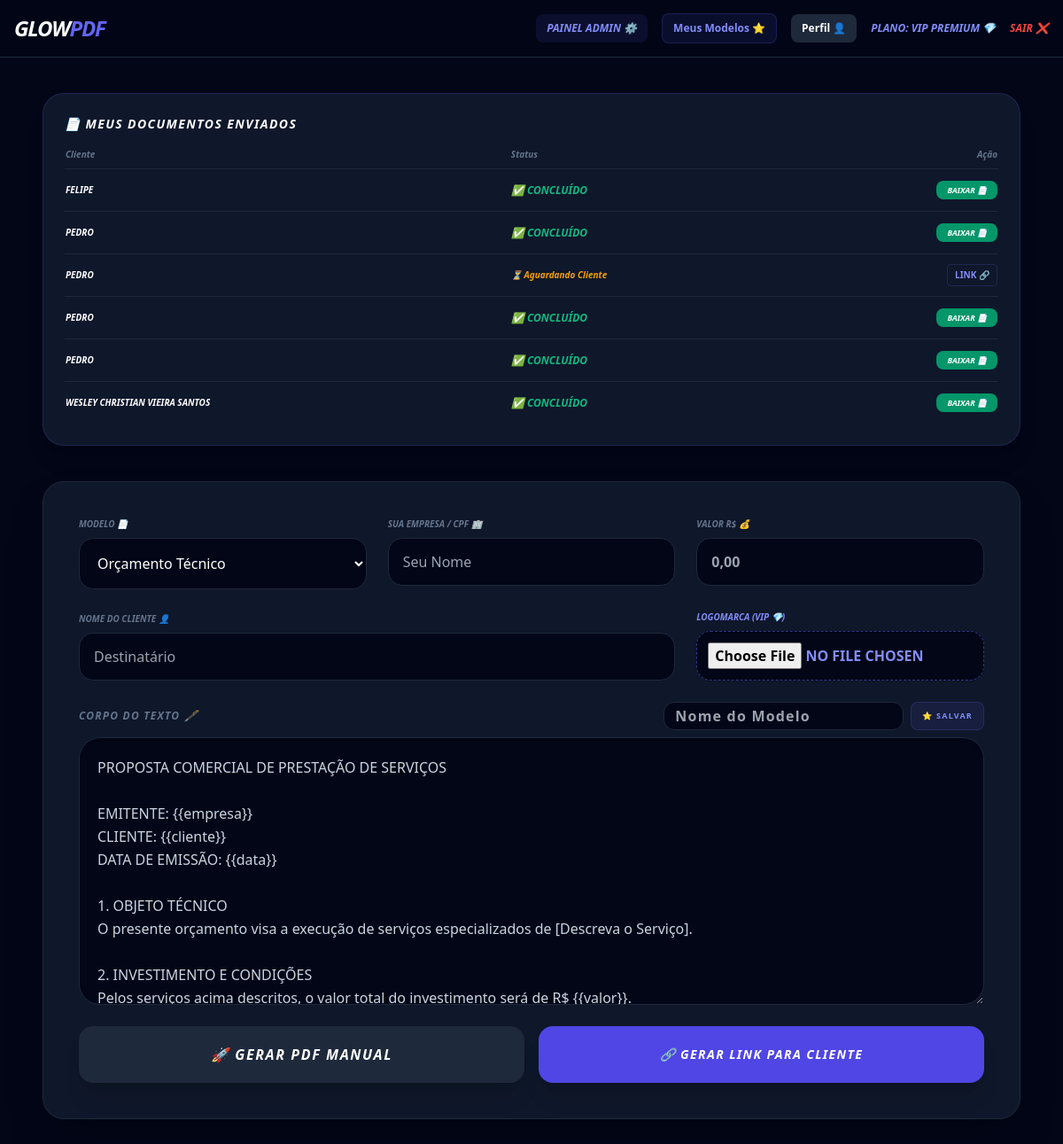
The page /index.php (signed in) on the database as committed earlier.
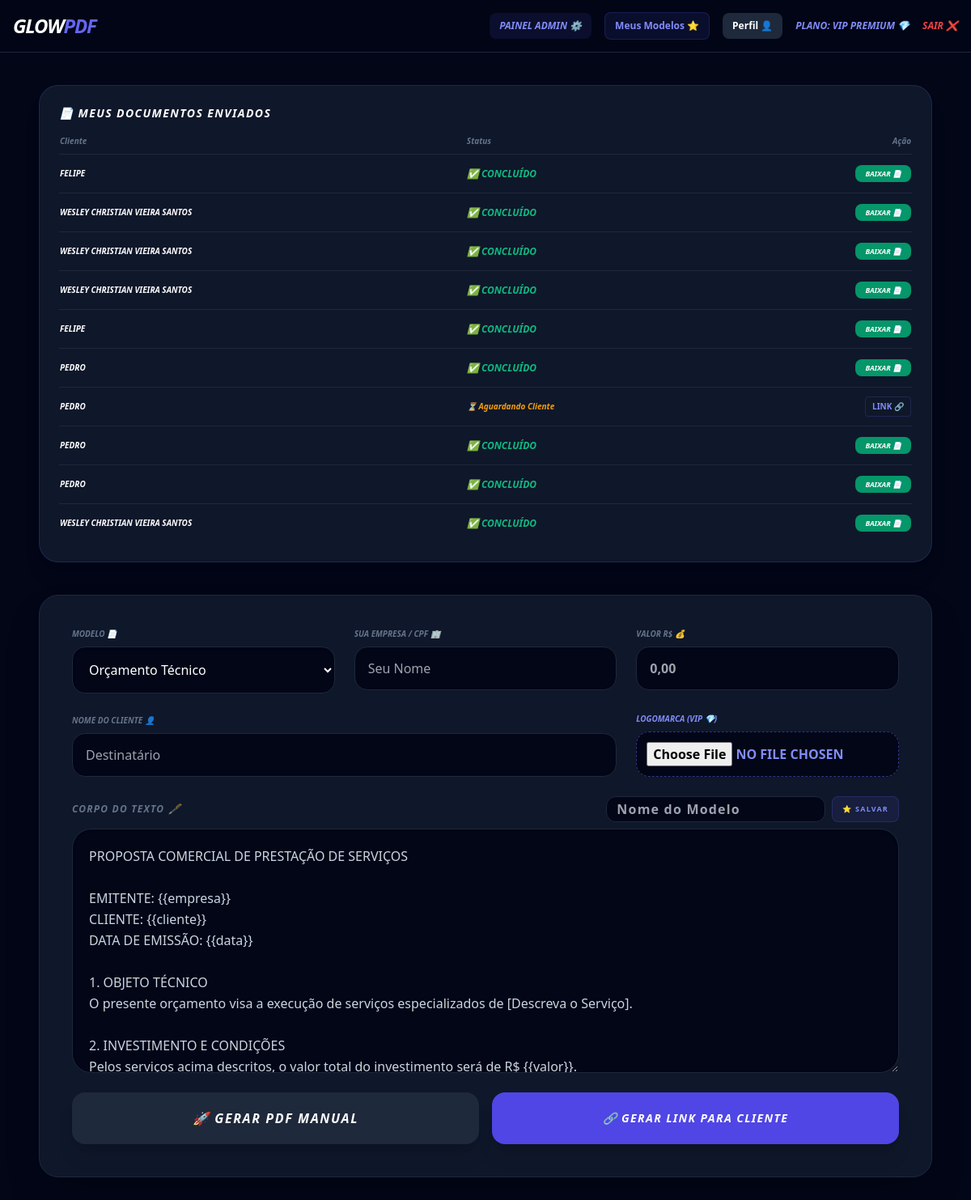
The same page on the database as committed later.
### tables this page shows
CREATE TABLE documentos (
    id INTEGER PRIMARY KEY AUTOINCREMENT,
    token VARCHAR(100) DEFAULT NULL,
    usuario_id INTEGER DEFAULT NULL,
    tipo VARCHAR(100) DEFAULT NULL,
    empresa VARCHAR(255) DEFAULT NULL,
    cliente VARCHAR(255) DEFAULT NULL,
    valor VARCHAR(50) DEFAULT NULL,
    descricao TEXT DEFAULT NULL,
    logo_empresa LONGTEXT DEFAULT NULL,
    assinatura_cliente LONGTEXT DEFAULT NULL,
    assinatura_empresa LONGTEXT DEFAULT NULL,
    status TEXT DEFAULT "pendente" CHECK(status IN ("pendente","assinado_cliente","assinado")),
    criado_em DATETIME DEFAULT CURRENT_TIMESTAMP
);

### index.php (the view, shortened to what this page needs)
<?php
try {
    $db_path = __DIR__ . "/glow.db";
    $pdo = new PDO("sqlite:" . $db_path);
    $pdo->setAttribute(PDO::ATTR_ERRMODE, PDO::ERRMODE_EXCEPTION);
    $pdo->prepare("CREATE TABLE IF NOT EXISTS modelos_favoritos (id INTEGER PRIMARY KEY AUTOINCREMENT, usuario_id INTEGER, nome_modelo TEXT, tipo TEXT, conteudo TEXT)")->execute();
} catch (Exception $e) {
    die("Erro ao conectar no banco de dados: " . $e->getMessage());
}
$hoje = date("Y-m-d"); $is_pro = false;
if (isset($_SESSION["user"]) && isset($pdo)) {
    $stmt = $pdo->prepare("SELECT status, expira_em FROM usuarios WHERE id = ?");
    $stmt->execute([$_SESSION["user"]["id"]]);
    $check = $stmt->fetch();
    if ($check && $check["status"] === "ativo" && $check["expira_em"] >= $hoje) { $is_pro = true; }
}
?>
<!DOCTYPE html>
<html lang="pt-br">
<head>
    <script src="https://cdn.tailwindcss.com"></script>
</head>
<body class="bg-custom text-slate-300 min-h-screen font-sans">
    <nav class="bg-[#020617]/80 backdrop-blur-md border-b border-slate-800 sticky top-0 z-50">
        <div class="max-w-7xl mx-auto px-4 h-16 flex items-center justify-between">
            <h1 class="text-xl md:text-2xl font-black text-white italic tracking-tighter">GLOW<span class="text-indigo-500">PDF</span></h1>
            <div class="hidden md:flex items-center gap-4 text-xs font-bold uppercase italic">
                <?php if (isset($_SESSION["user"])): ?>
                    <?php if ($_SESSION["user"]["email"] === "admin@glow.com"): ?>
                        <a href="admin.php" class="text-xs font-bold text-indigo-400 uppercase italic bg-indigo-500/10 px-3 py-2 rounded-lg">Painel Admin ⚙️</a>
                    <?php endif; ?>
                    <button onclick="<?= $is_pro ? "toggleModal('modal-modelos', true)" : "mostrarAviso('Esta função é exclusiva para membros VIP! 💎')" ?>" class="bg-indigo-500/10 text-indigo-400 px-3 py-2 rounded-lg border border-indigo-500/20">Meus Modelos ⭐</button>
                    <button onclick="toggleModal('modal-perfil', true)" class="bg-slate-800 text-white px-3 py-2 rounded-lg">Perfil 👤</button>
                    <span class="text-xs font-bold text-indigo-400 uppercase italic text-xs text-indigo-400">PLANO: <?= $is_pro ? "VIP PREMIUM 💎" : "GRATUITO" ?></span>
                    <a href="?logout=1" class="text-red-500">Sair ❌</a>
                <?php else: ?>
                    <button onclick="toggleModal('modal-login', true)">Entrar 🚀</button>
                    <button onclick="toggleModal('modal-reg', true)" class="bg-indigo-600 text-white px-4 py-2 rounded-lg text-xs font-bold shadow-lg shadow-indigo-500/20 uppercase">Assinar Pro 💎</button>
                <?php endif; ?>
            </div>
        </div>
    </nav>
    <main class="max-w-6xl mx-auto py-6 md:py-10 px-4 md:px-6 italic text-slate-300">
        <?php if($is_pro): ?>
        <div class="mb-10 card-custom p-6 rounded-3xl border-indigo-500/20 shadow-xl"><h3 class="text-white font-bold mb-4 flex items-center gap-2 text-sm uppercase tracking-widest text-indigo-400 italic">📄 Meus Documentos Enviados</h3><div class="overflow-x-auto text-[10px]"><table class="w-full text-left"><thead class="text-slate-500 border-b border-slate-800"><tr><th class="pb-2">Cliente</th><th class="pb-2">Status</th><th class="pb-2 text-right">Ação</th></tr></thead><tbody class="divide-y divide-slate-800"><?php $stmt_doc = $pdo->prepare("SELECT * FROM documentos WHERE usuario_id = ? ORDER BY criado_em DESC"); $stmt_doc->execute([$_SESSION['user']['id']]); foreach($stmt_doc->fetchAll() as $md): ?><tr><td class="py-4 text-white font-bold uppercase"><?= $md['cliente'] ?></td><td><?php if($md['status'] == 'pendente'): ?><span class="text-amber-500 italic font-bold">⏳ Aguardando Cliente</span><?php elseif($md['status'] == 'assinado_cliente'): ?><span class="text-indigo-400 font-bold uppercase">✨ Cliente Assinou!</span><?php else: ?><span class="text-emerald-500 font-bold uppercase italic text-xs">✅ Concluído</span><?php endif; ?></td><td class="text-right"><?php if($md['status'] == 'pendente'): ?><button onclick="abrirModalLink('https://<?= $_SERVER['HTTP_HOST'] ?>/assinar.php?id=<?= $md['token'] ?>')" class="text-indigo-400 font-bold uppercase border border-indigo-500/20 px-2 py-1 rounded">Link 🔗</button><?php elseif($md['status'] == 'assinado_cliente'): ?><button onclick="abrirAssinaturaEmpresa(<?= $md['id'] ?>)" class="bg-indigo-600 text-white px-3 py-1 rounded-lg font-black uppercase text-[9px] shadow-lg">ASSINAR ✍️</button><?php else: ?><a href="?baixar_doc=<?= $md['id'] ?>" class="bg-emerald-600 text-white px-3 py-1 rounded-lg font-black uppercase text-[9px]">Baixar 📄</a><?php endif; ?></td></tr><?php endforeach; ?></tbody></table></div></div>
        <?php endif; ?>
        <div class="card-custom p-6 md:p-10 rounded-3xl shadow-2xl border-slate-800">
            <form method="POST" id="mainForm" enctype="multipart/form-data" class="flex flex-col gap-6">
                <div class="grid grid-cols-1 md:grid-cols-3 gap-6">
                    <div class="flex flex-col"><label class="text-[10px] font-bold text-slate-500 uppercase mb-2">Modelo 📄</label><select name="tipo_documento" id="tipo_doc" onchange="alterarTextoBase()" class="w-full p-4 rounded-2xl bg-slate-950 border border-slate-800 outline-none focus:border-indigo-500 text-sm shadow-inner text-white"><option value="ORÇAMENTO TÉCNICO">Orçamento Técnico</option></select></div>
                    <div class="flex flex-col"><label class="text-[10px] font-bold text-slate-500 uppercase mb-2">Sua Empresa / CPF 🏢</label><input type="text" name="empresa" id="emp_f" required placeholder="Seu Nome" class="w-full p-4 rounded-2xl bg-slate-950 border border-slate-800 outline-none text-sm focus:border-indigo-500"></div>
                    <div class="flex flex-col"><label class="text-[10px] font-bold text-slate-500 uppercase mb-2">Valor R$ 💰</label><input type="text" name="valor" id="val_f" required placeholder="0,00" class="w-full p-4 rounded-2xl bg-slate-950 border border-slate-800 text-indigo-400 font-bold text-sm focus:border-indigo-500"></div>
                </div>
                <div class="grid grid-cols-1 md:grid-cols-3 gap-6 items-end">
                    <div class="md:col-span-2 flex flex-col"><label class="text-[10px] font-bold text-slate-500 uppercase mb-2">Nome do Cliente 👤</label><input type="text" name="cliente" id="cli_f" required placeholder="Destinatário" class="w-full p-4 rounded-2xl bg-slate-950 border border-slate-800 text-sm focus:border-indigo-500"></div>
                    <div class="flex flex-col"><label class="text-[10px] font-bold text-indigo-400 uppercase mb-2 font-black">Logomarca (VIP 💎)</label><?php if ($is_pro): ?><input type="file" name="logo_file" class="w-full p-3 text-[10px] bg-slate-950 rounded-2xl border border-dashed border-indigo-500/50 text-indigo-400 font-bold uppercase shadow-sm"><?php else: ?><div class="w-full p-4 bg-slate-800/20 rounded-2xl text-slate-500 italic text-center border border-slate-800 text-[10px]">Liberado apenas no VIP 💎</div><?php endif; ?></div>
                </div>
                <div class="flex flex-col">
                    <label class="text-[10px] font-bold text-slate-500 uppercase mb-2 text-xs tracking-widest italic flex justify-between items-center uppercase">
                        Corpo do Texto 🖋️
                        <div class="flex gap-2">
                            <input type="text" name="nome_modelo_salvar" placeholder="Nome do Modelo" class="bg-slate-950 border border-slate-800 text-[9px] px-3 py-1 rounded-xl outline-none focus:border-indigo-500 text-white">
                            <button type="submit" name="salvar_modelo_vip" class="text-[9px] text-indigo-400 font-black bg-indigo-500/10 px-3 py-1 rounded-lg border border-indigo-500/20 hover:bg-indigo-500 hover:text-white transition">⭐ SALVAR</button>
                        </div>
                    </label>
                    <textarea name="descricao" id="texto_doc" rows="10" class="w-full p-5 rounded-3xl bg-slate-950 border border-slate-800 outline-none text-sm leading-relaxed focus:border-indigo-500 shadow-inner"></textarea>
                </div>
                <div class="grid grid-cols-1 md:grid-cols-2 gap-4">
                    <button type="submit" name="gerar_pdf" class="bg-slate-800 hover:bg-slate-700 text-white font-black py-5 rounded-2xl uppercase tracking-widest transition shadow-xl text-sm md:text-base italic">🚀 GERAR PDF MANUAL</button>
                    <?php if ($is_pro): ?> <button type="submit" name="gerar_link" class="bg-indigo-600 hover:bg-indigo-500 text-white font-black py-5 rounded-2xl uppercase tracking-widest shadow-xl transition text-sm italic">🔗 GERAR LINK PARA CLIENTE</button><?php else: ?><button type="button" onclick="mostrarAviso('Esta função é exclusiva para membros VIP! 💎')" class="bg-indigo-600/30 text-indigo-400 cursor-not-allowed font-black py-5 rounded-2xl uppercase tracking-widest text-sm opacity-60 italic uppercase">🔗 GERAR LINK (APENAS VIP 💎)</button><?php endif; ?>
                </div>
            </form>
        </div>
    </main>
</body>
</html>

### index.php (style rules this page uses)
.bg-custom { background: #020617; }
.card-custom { background: #0f172a; border: 1px solid #1e293b; }
input, select, textarea { font-size: 16px !important; }

Rows that differ between the two databases and show on the page:
added documentos: cliente "FELIPE", status "✅ CONCLUÍDO"
added documentos: cliente "WESLEY CHRISTIAN VIEIRA SANTOS", status "✅ CONCLUÍDO"
added documentos: cliente "WESLEY CHRISTIAN VIEIRA SANTOS", status "✅ CONCLUÍDO"
added documentos: cliente "WESLEY CHRISTIAN VIEIRA SANTOS", status "✅ CONCLUÍDO"
